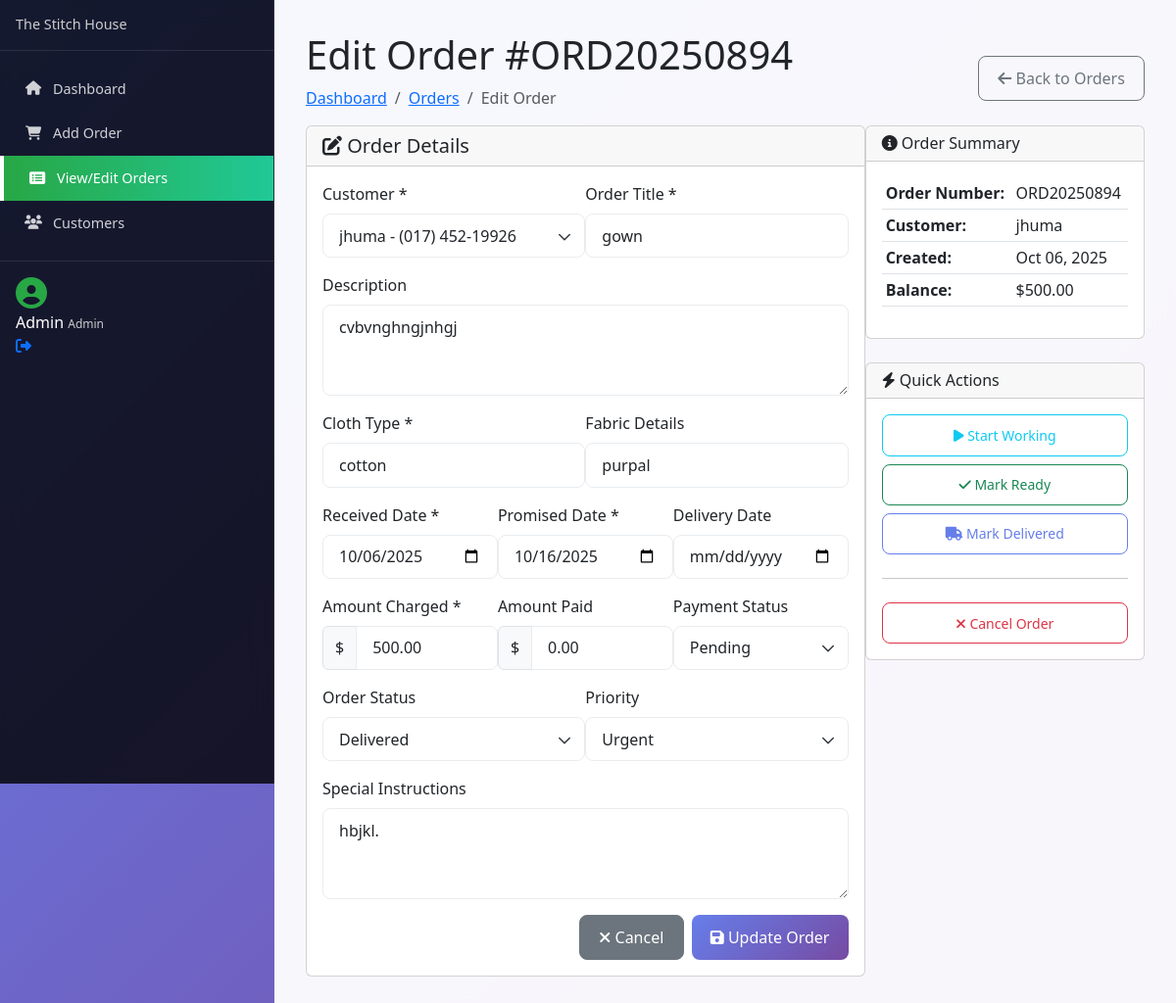
Screenshot of /admin/edit-order.php?id=2 (signed in) with the database file from the repository.
### tables this page shows
CREATE TABLE `users` (
  `id` bigint(20) UNSIGNED NOT NULL,
  `name` varchar(255) NOT NULL,
  `email` varchar(255) NOT NULL,
  `username` varchar(255) NOT NULL,
  `email_verified_at` timestamp NULL DEFAULT NULL,
  `password` varchar(255) NOT NULL,
  `avatar` varchar(255) DEFAULT NULL,
  `phone` varchar(20) DEFAULT NULL,
  `role` enum('admin','manager','staff','customer') DEFAULT 'customer',
  `status` enum('active','inactive') DEFAULT 'active',
  `remember_token` varchar(100) DEFAULT NULL,
  `created_at` timestamp NULL DEFAULT NULL,
  `updated_at` timestamp NULL DEFAULT NULL
);

CREATE TABLE `order` (
  `id` bigint(20) UNSIGNED NOT NULL,
  `customer_id` bigint(20) UNSIGNED NOT NULL,
  `order_number` varchar(100) UNIQUE NOT NULL,
  `title` varchar(255) NOT NULL,
  `description` text DEFAULT NULL,
  `cloth_type` varchar(255) NOT NULL,
  `fabric_details` text DEFAULT NULL,
  `received_date` date NOT NULL,
  `promised_date` date NOT NULL,
  `delivery_date` date DEFAULT NULL,
  `received_by` bigint(20) UNSIGNED DEFAULT NULL,
  `assigned_to` bigint(20) UNSIGNED DEFAULT NULL,
  `amount_charged` decimal(10,2) NOT NULL,
  `amount_paid` decimal(10,2) DEFAULT 0.00,
  `balance_amount` decimal(10,2) GENERATED ALWAYS AS (`amount_charged` - `amount_paid`) STORED,
  `payment_status` enum('pending','partial','paid') DEFAULT 'pending',
  `order_status` enum('received','in_progress','ready','delivered','cancelled') DEFAULT 'received',
  `priority` enum('low','normal','high','urgent') DEFAULT 'normal',
  `special_instructions` text DEFAULT NULL,
  `deleted_at` timestamp NULL DEFAULT NULL,
  `created_at` timestamp NULL DEFAULT NULL,
  `updated_at` timestamp NULL DEFAULT NULL
);

CREATE TABLE `customer` (
  `id` bigint(20) UNSIGNED NOT NULL,
  `user_id` bigint(20) UNSIGNED DEFAULT NULL,
  `fullname` varchar(255) NOT NULL,
  `address` text DEFAULT NULL,
  `phone` varchar(255) NOT NULL,
  `city` varchar(255) DEFAULT NULL,
  `email` varchar(255) DEFAULT NULL,
  `comment` text DEFAULT NULL,
  `gender` enum('Male','Female','Other') NOT NULL,
  `date_of_birth` date DEFAULT NULL,
  `emergency_contact` varchar(255) DEFAULT NULL,
  `customer_code` varchar(50) UNIQUE DEFAULT NULL,
  `status` enum('active','inactive') DEFAULT 'active',
  `created_at` timestamp NULL DEFAULT NULL,
  `updated_at` timestamp NULL DEFAULT NULL
);

### admin/edit-order.php (the view, shortened to what the rows shown need)
<?php
require_once 'includes/config.php';
$currentAdmin = getCurrentAdmin($mysqli);
$order_id = isset($_GET['id']) ? (int)$_GET['id'] : 0;
try {
    $stmt = $mysqli->prepare("
        SELECT o.*, c.fullname as customer_name
        FROM `order` o
        LEFT JOIN customer c ON o.customer_id = c.id
        WHERE o.id = ? AND o.deleted_at IS NULL
    ");
    $stmt->bind_param("i", $order_id);
    $stmt->execute();
    $result = $stmt->get_result();
    $order = $result->fetch_assoc();
} catch(Exception $e) {
    showError("Error fetching order: " . $e->getMessage());
    header("Location: orders.php");
    exit();
}
try {
    $result = $mysqli->query("SELECT id, fullname, phone FROM customer WHERE status = 'active' ORDER BY fullname");
    $customers = [];
    if ($result) {
        while ($row = $result->fetch_assoc()) {
            $customers[] = $row;
        }
    }
} catch(Exception $e) {
    $customers = [];
}
?>
<!DOCTYPE html>
<html lang="en">
<head>
    <link href="https://cdn.jsdelivr.net/npm/bootstrap@5.3.0/dist/css/bootstrap.min.css" rel="stylesheet">
    <link href="https://cdnjs.cloudflare.com/ajax/libs/font-awesome/6.4.0/css/all.min.css" rel="stylesheet">
    <link href="assets/admin.css" rel="stylesheet">
</head>
<body class="admin-body">
    <div class="admin-wrapper">
        <nav class="admin-sidebar">
            <div class="sidebar-footer">
                <div class="admin-user-info">
                    <div class="admin-details">
                        <span class="admin-name"><?= htmlspecialchars($currentAdmin['name']) ?></span>
                        <small class="admin-role"><?= ucfirst($currentAdmin['role']) ?></small>
                    </div>
                </div>
            </div>
        </nav>
        <main class="admin-content">
            <div class="content-header">
                <div class="d-flex justify-content-between align-items-center">
                    <div>
                        <h1 class="content-title">Edit Order #<?= htmlspecialchars($order['order_number']) ?></h1>
                        <nav aria-label="breadcrumb">
                            <ol class="breadcrumb">
                            </ol>
                        </nav>
                    </div>
                </div>
            </div>
            <div class="row">
                <div class="col-lg-8">
                    <div class="card">
                        <div class="card-body">
                            <form method="POST" action="">
                                <div class="row">
                                    <div class="col-md-6 mb-3">
                                        <label for="customer_id" class="form-label">Customer *</label>
                                        <select class="form-select" id="customer_id" name="customer_id" required>
                                            <?php foreach ($customers as $customer): ?>
                                                <option value="<?= $customer['id'] ?>"
                                                        <?= $customer['id'] == $order['customer_id'] ? 'selected' : '' ?>>
                                                    <?= htmlspecialchars($customer['fullname']) ?> - <?= htmlspecialchars($customer['phone']) ?>
                                                </option>
                                            <?php endforeach; ?>
                                        </select>
                                    </div>
                                    <div class="col-md-6 mb-3">
                                        <label for="title" class="form-label">Order Title *</label>
                                        <input type="text" class="form-control" id="title" name="title" required
                                               value="<?= htmlspecialchars($order['title']) ?>">
                                    </div>
                                </div>
                                <div class="mb-3">
                                    <label for="description" class="form-label">Description</label>
                                    <textarea class="form-control" id="description" name="description" rows="3"><?= htmlspecialchars($order['description']) ?></textarea>
                                </div>
                                <div class="row">
                                    <div class="col-md-6 mb-3">
                                        <label for="cloth_type" class="form-label">Cloth Type *</label>
                                        <input type="text" class="form-control" id="cloth_type" name="cloth_type" required
                                               value="<?= htmlspecialchars($order['cloth_type']) ?>">
                                    </div>
                                    <div class="col-md-6 mb-3">
                                        <label for="fabric_details" class="form-label">Fabric Details</label>
                                        <input type="text" class="form-control" id="fabric_details" name="fabric_details"
                                               value="<?= htmlspecialchars($order['fabric_details']) ?>">
                                    </div>
                                </div>
                                <div class="row">
                                    <div class="col-md-4 mb-3">
                                        <label for="received_date" class="form-label">Received Date *</label>
                                        <input type="date" class="form-control" id="received_date" name="received_date"
                                               value="<?= $order['received_date'] ?>" required>
                                    </div>
                                    <div class="col-md-4 mb-3">
                                        <label for="promised_date" class="form-label">Promised Date *</label>
                                        <input type="date" class="form-control" id="promised_date" name="promised_date"
                                               value="<?= $order['promised_date'] ?>" required>
                                    </div>
                                </div>
                                <div class="row">
                                    <div class="col-md-4 mb-3">
                                        <div class="input-group">
                                            <span class="input-group-text">$</span>
                                            <input type="number" class="form-control" id="amount_charged" name="amount_charged"
                                                   step="0.01" min="0" value="<?= $order['amount_charged'] ?>" required>
                                        </div>
                                    </div>
                                    <div class="col-md-4 mb-3">
                                        <div class="input-group">
                                            <span class="input-group-text">$</span>
                                            <input type="number" class="form-control" id="amount_paid" name="amount_paid"
                                                   step="0.01" min="0" value="<?= $order['amount_paid'] ?>">
                                        </div>
                                    </div>
                                    <div class="col-md-4 mb-3">
                                        <label for="payment_status" class="form-label">Payment Status</label>
                                        <select class="form-select" id="payment_status" name="payment_status">
                                            <option value="pending" <?= $order['payment_status'] == 'pending' ? 'selected' : '' ?>>Pending</option>
                                        </select>
                                    </div>
                                </div>
                                <div class="row">
                                    <div class="col-md-6 mb-3">
                                        <label for="order_status" class="form-label">Order Status</label>
                                        <select class="form-select" id="order_status" name="order_status">
                                            <option value="delivered" <?= $order['order_status'] == 'delivered' ? 'selected' : '' ?>>Delivered</option>
                                        </select>
                                    </div>
                                    <div class="col-md-6 mb-3">
                                        <label for="priority" class="form-label">Priority</label>
                                        <select class="form-select" id="priority" name="priority">
                                            <option value="urgent" <?= $order['priority'] == 'urgent' ? 'selected' : '' ?>>Urgent</option>
                                        </select>
                                    </div>
                                </div>
                                <div class="mb-3">
                                    <label for="special_instructions" class="form-label">Special Instructions</label>
                                    <textarea class="form-control" id="special_instructions" name="special_instructions" rows="3"><?= htmlspecialchars($order['special_instructions']) ?></textarea>
                                </div>
                            </form>
                        </div>
                    </div>
                </div>
                <div class="col-lg-4">
                    <div class="card mb-4">
                        <div class="card-body">
                            <table class="table table-sm">
                                <tr>
                                    <td><strong>Order Number:</strong></td>
                                    <td><?= htmlspecialchars($order['order_number']) ?></td>
                                </tr>
                                <tr>
                                    <td><strong>Customer:</strong></td>
                                    <td><?= htmlspecialchars($order['customer_name']) ?></td>
                                </tr>
                                <tr>
                                    <td><strong>Created:</strong></td>
                                    <td><?= formatDate($order['created_at']) ?></td>
                                </tr>
                                <tr>
                                    <td><strong>Balance:</strong></td>
                                    <td>
                                        <?php
                                        $balance = $order['amount_charged'] - $order['amount_paid'];
                                        echo formatCurrency($balance);
                                        ?>
                                    </td>
                                </tr>
                            </table>
                        </div>
                    </div>
                </div>
            </div>
        </main>
    </div>
</body>
</html>

### rows the page displays
users: name "Admin", role "Admin"
order: order_number "ORD20250894", customer_id "jhuma - (017) 452-19926", title "gown", description "cvbvnghngjnhgj", cloth_type "cotton", fabric_details "purpal", received_date "10/06/2025", promised_date "10/16/2025", amount_charged "500.00", amount_paid "0.00", payment_status "Pending", order_status "Delivered", priority "Urgent", special_instructions "hbjkl.", customer.fullname "jhuma", created_at "Oct 06, 2025", formatCurrency($balance) "$500.00"
